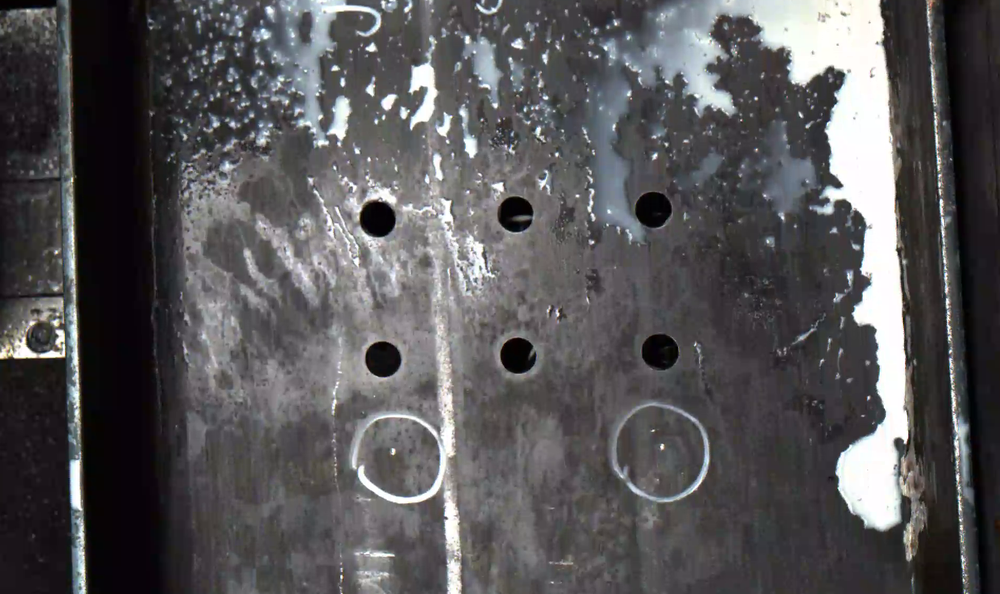
#> input picture vlcsnap2.png, 1000 x 594 px, shrunk from 1895 x 1126 before the run
$ python MD_align_video3.py
#> lines starting #> are read from the running program, lines starting #| are printed output that depends on the picture; after the words box and inside, x2 and y2 are one past the last pixel; in counts of white or black regions, pixels touching at a corner belong together; long printed decimals are rounded
import cv2
import numpy as np

# 步骤1：读取PNG图像
image = cv2.imread('vlcsnap2.png')  # 请将'path_to_your_image.png'替换为你的图像文件路径
#> image is the input picture: shape (594, 1000, 3); mean B, G, R 87.3, 85.3, 86.8

# 步骤2：将图像转换为灰度
gray_image = cv2.cvtColor(image, cv2.COLOR_BGR2GRAY)
cv2.imshow('gray_image', gray_image)
#gray_image 进行mean 和 dyn_threshold
blur_image = cv2.GaussianBlur(gray_image, (31, 31), 0)
cv2.imshow('blur_image', blur_image)
difference = cv2.absdiff(gray_image, blur_image)
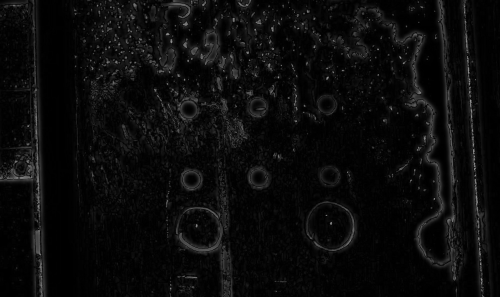
#> difference: shape (594, 1000) (shown at 1/2 size); min 0, max 174, mean 11

# 计算差异图像的均值，用作动态阈值
mean_diff = np.mean(difference)
#> mean_diff = 11.04
print("mean_diff:",mean_diff)
#| mean_diff: 11.043

# 应用动态阈值
_, dyn_thresholded = cv2.threshold(difference, 10, 255, cv2.THRESH_BINARY)
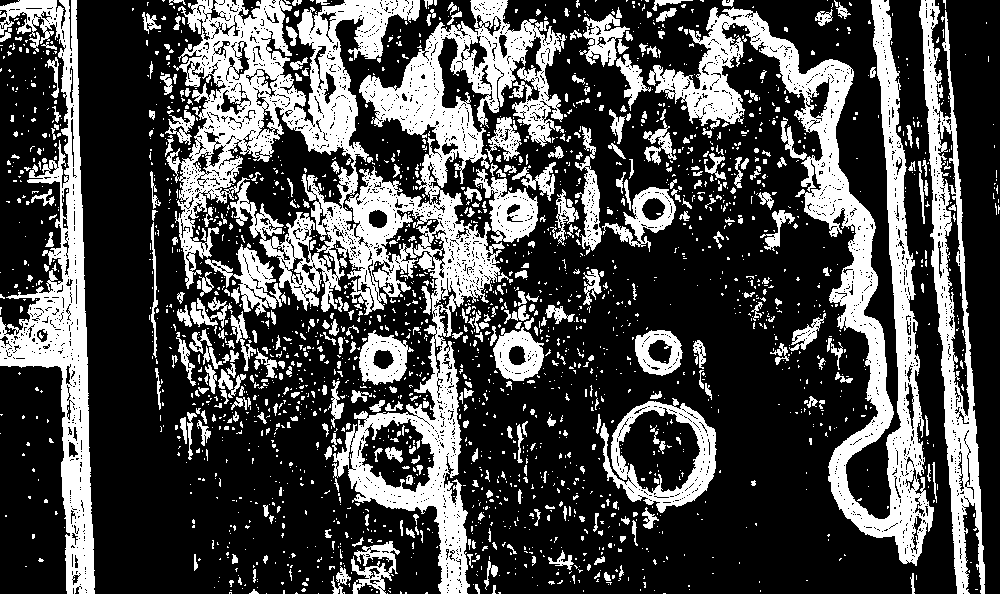
#> dyn_thresholded: shape (594, 1000); 29.8% white; 2288 white regions (1890 under 20 px), largest, box (x1, y1, x2, y2) and area: (166, 0, 566, 594) 63407, (647, 0, 934, 566) 30717, (0, 0, 95, 594) 17386


cv2.imshow('dyn_threshold', dyn_thresholded)

# 步骤3：创建一个垂直方向的结构元素

kernel = cv2.getStructuringElement(cv2.MORPH_RECT, (1, 4))  # 宽度为1，高度为5的矩形
kernel1 = cv2.getStructuringElement(cv2.MORPH_RECT, (2, 1))  # 宽度为1，高度为5的矩形
kernel2 = cv2.getStructuringElement(cv2.MORPH_RECT, (2, 2))
kernel3 = cv2.getStructuringElement(cv2.MORPH_RECT, (1, 1))
kernel4 = cv2.getStructuringElement(cv2.MORPH_ELLIPSE,(2,4))
#kernel5 为圆形，直径2
kernel5 = cv2.getStructuringElement(cv2.MORPH_ELLIPSE,(1,1))

# 步骤4：应用闭运算
#closed = cv2.morphologyEx(gray_image, cv2.MORPH_CLOSE, kernel)

#erosion0 = cv2.erode(dyn_thresholded, kernel3, iterations=1)
erosion = cv2.erode(dyn_thresholded, kernel4, iterations=1)
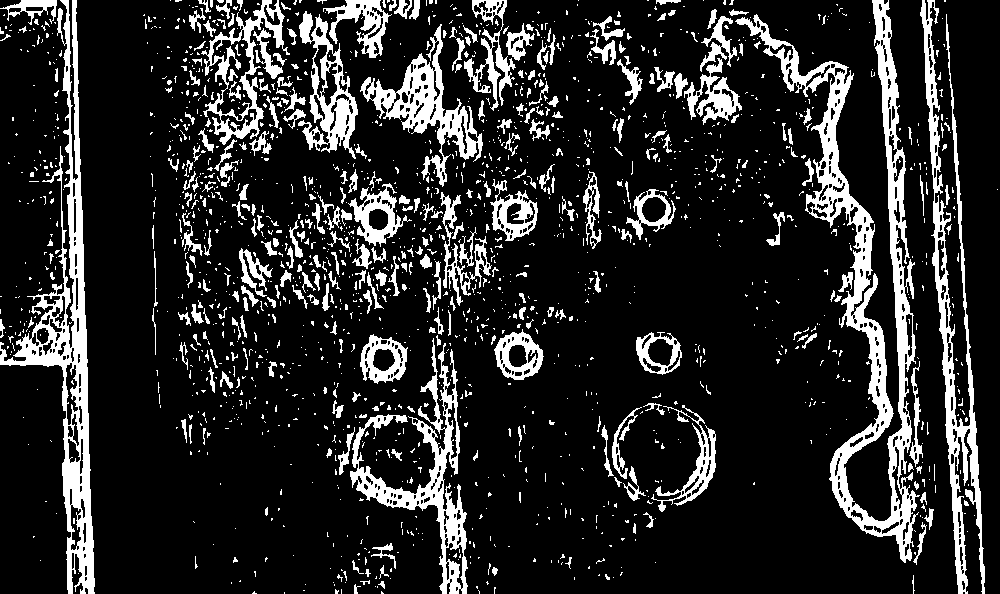
#> erosion: shape (594, 1000); 16.1% white; 1758 white regions (1439 under 20 px), largest, box (x1, y1, x2, y2) and area: (735, 0, 920, 563) 17075, (0, 0, 95, 594) 11082, (920, 0, 985, 594) 7514
erosion1 = cv2.erode(erosion, kernel1, iterations=3)
#> erosion1: shape (594, 1000); 7.1% white; 1056 white regions (852 under 20 px), largest, box (x1, y1, x2, y2) and area: (0, 178, 95, 594) 4525, (812, 184, 917, 561) 4515, (875, 0, 915, 474) 3024
dialeted = cv2.dilate(erosion1, kernel5, iterations=1)
#erosion2 = cv2.dilate(dialeted, kernel2, iterations=1)
#针对dialeted做一次闭区间操作

# 闭运算填充圆中的缺口
kernel_close = cv2.getStructuringElement(cv2.MORPH_ELLIPSE, (2, 2))
closed_image = cv2.morphologyEx(dyn_thresholded, cv2.MORPH_CLOSE, kernel_close)
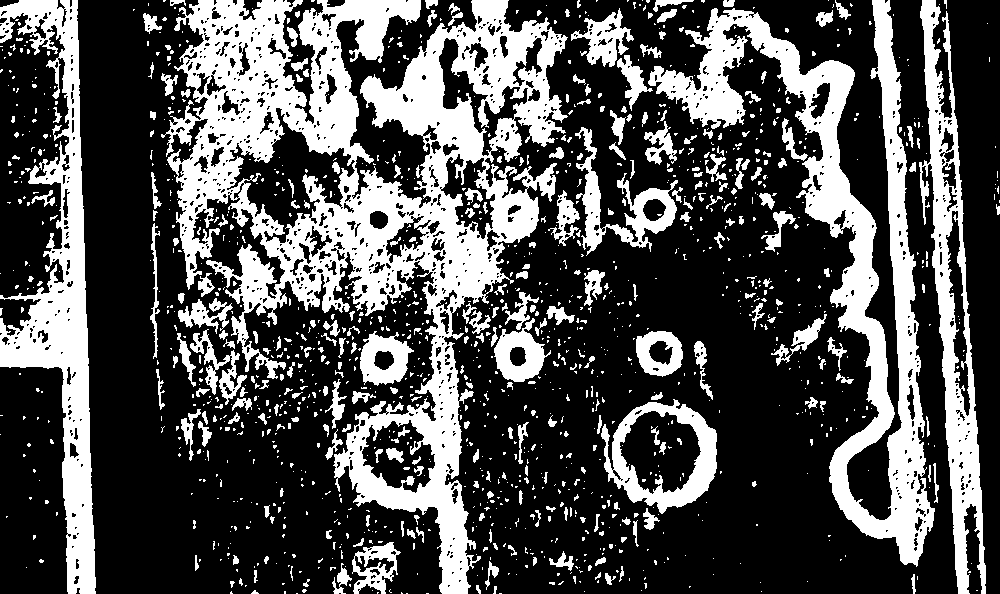
#> closed_image: shape (594, 1000); 31.6% white; 1381 white regions (1094 under 20 px), largest, box (x1, y1, x2, y2) and area: (161, 0, 568, 594) 78726, (648, 0, 935, 567) 32622, (0, 0, 96, 594) 19434

# 开运算移除直线
kernel_open = cv2.getStructuringElement(cv2.MORPH_RECT, (2, 2))
opened_image = cv2.morphologyEx(erosion, cv2.MORPH_OPEN, kernel_open)
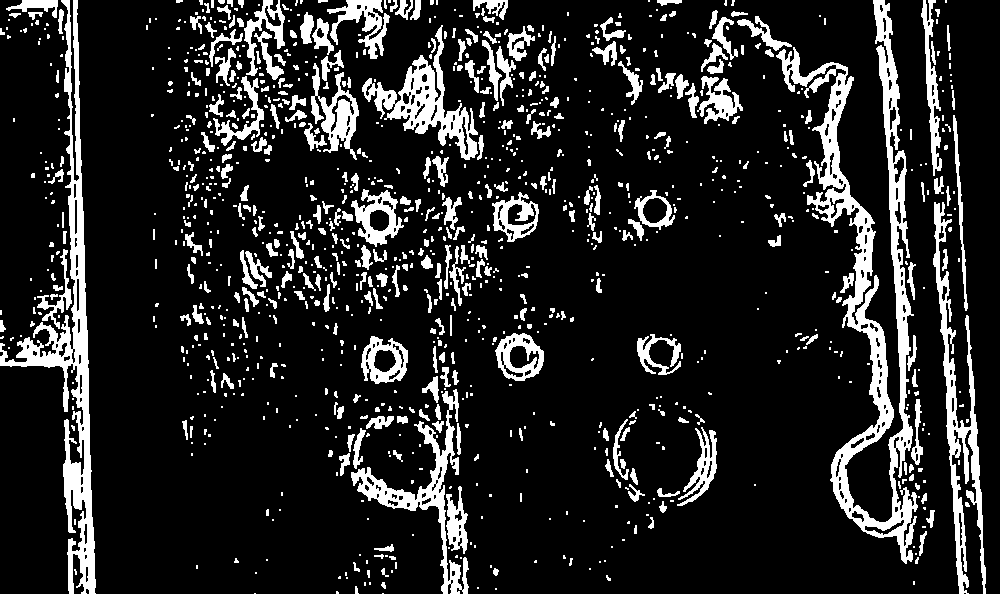
#> opened_image: shape (594, 1000); 14.7% white; 1163 white regions (763 under 20 px)

#closed = cv2.morphologyEx(dialeted, cv2.MORPH_CLOSE, kernel2)
#对erosion2做一次开区间操作

#opened = cv2.morphologyEx(dialeted, cv2.MORPH_OPEN, kernel2)

# 查找dialeted中的边界
contours, _ = cv2.findContours(opened_image, cv2.RETR_EXTERNAL, cv2.CHAIN_APPROX_SIMPLE)
#> contours = 1163 contours, 901 with area under 20; largest, box (x1, y1, x2, y2) and area: (776, 0, 918, 564) 15458, (0, 0, 96, 594) 8938, (362, 25, 478, 160) 4213, (933, 202, 986, 594) 4196, (351, 389, 469, 594) 3480
# 查找contours中的圆形

#在opened_image中找houghcircle
circles = cv2.HoughCircles(gray_image, cv2.HOUGH_GRADIENT, 1, 20, param1=50, param2=30, minRadius=50, maxRadius=100)
#> circles = 259 rows, first 8: [367.5, 299.5, 99.4], [373.5, 338.5, 99.4], [429.5, 272.5, 99.4], [398.5, 339.5, 99.4], [442.5, 315.5, 99.4], [401.5, 272.5, 99.4], [350.5, 321.5, 99.4], [252.5, 261.5, 99.4]

#imshow circles
if circles is not None:
    circles = np.uint16(np.around(circles))
#> circles = 259 rows, first 8: [368, 300, 99], [374, 338, 99], [430, 272, 99], [398, 340, 99], [442, 316, 99], [402, 272, 99], [350, 322, 99], [252, 262, 99]
    for i in circles[0, :]:
        # draw the outer circle
        cv2.circle(opened_image, (i[0], i[1]), i[2], (255, 0, 0), 2)
        # draw the center of the circle
        cv2.circle(opened_image, (i[0], i[1]), 2, (0, 255, 0), 5)
        print("center:",(i[0], i[1]),"radius:",i[2])
#> this loop made 259 passes
#> (printed output is left out)
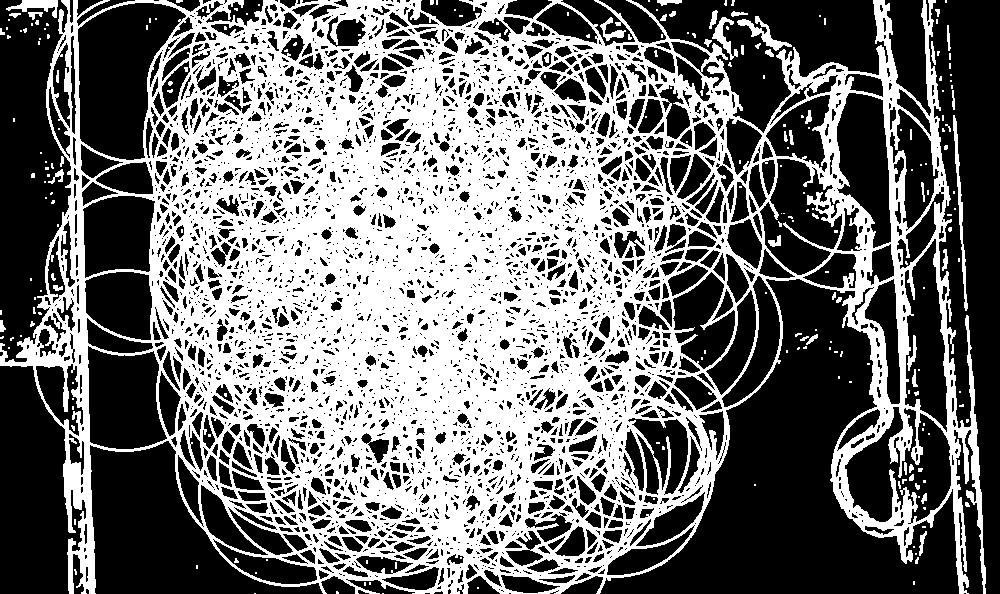
#> opened_image: shape (594, 1000); 44.6% white; 244 white regions (194 under 20 px), largest, box (x1, y1, x2, y2) and area: (0, 0, 986, 594) 258925, (953, 115, 968, 311) 634, (737, 16, 792, 51) 492
#print contours的个数
print(len(contours))


#contours画到dialeted上
#cv2.drawContours(erosion, contours, -1, (255, 0, 0), 2)
ci=0
for contour in contours:
    # 计算轮廓的周长
    perimeter = cv2.arcLength(contour, True)
    # 计算轮廓的面积
    area = cv2.contourArea(contour)

    if area > 50:  # 防止除以0的情况
        # 计算圆形度量
        circularity = (perimeter ** 2) / (4 * np.pi * area)

        # 设定圆形度量的阈值，例如0.8到1.2之间认为是圆形
        if 0.75 < circularity < 1.2:
            # 计算最小外接圆
            ci+=1
            (x, y), radius = cv2.minEnclosingCircle(contour)
            center = (int(x), int(y))
            radius = int(radius)

            print("center:",center,"radius:",radius)
            # 绘制圆形
            cv2.circle(erosion, center, radius, (255, 255, 0), 1)
#> this loop made 1163 passes
#> (perimeter, area, circularity) on passes 46, 50, 63, 79, 81, 84, 96, 105: (48.73, 51.5, 3.67), (57.8, 60, 4.43), (46.73, 58.5, 2.97), (61.21, 60.5, 4.93), (227.8, 781.5, 5.28), (74.67, 80.5, 5.51), (38.97, 55, 2.2), (69.21, 97.5, 3.91)
#> after the loop, ci = 0


print("ci:",ci)


# 显示原始图像和处理后的图像
#cv2.imshow('Original Image', image)
cv2.imshow("erosion Image", erosion)
cv2.imshow('erosion1 Image', erosion1)
#cv2.imshow('dialeted Image', dialeted)
cv2.imshow('opened Image', opened_image)
#cv2.imshow('closed Image', closed)

# 等待按键然后关闭所有窗口
cv2.waitKey(0)
cv2.destroyAllWindows()

$ run again, with vlcsnap3.png copied over vlcsnap2.png
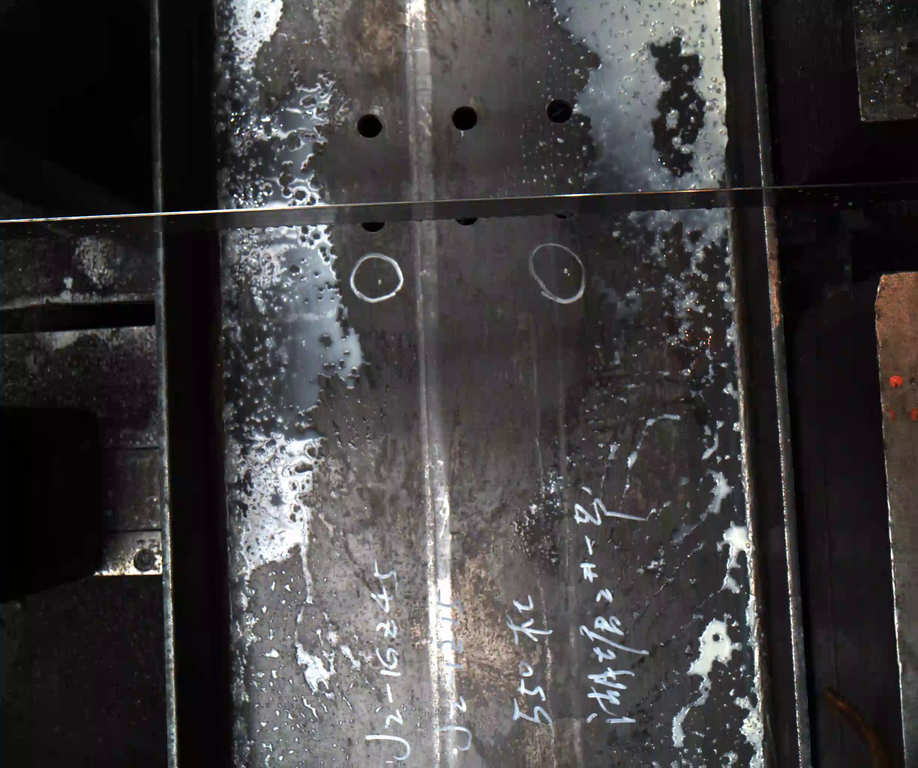
#> input picture vlcsnap3.png, 918 x 768 px, shrunk from 2448 x 2048 before the run
#> image is the input picture: shape (768, 918, 3); mean B, G, R 62.6, 61.4, 64
#> mean_diff = 10.47
#| mean_diff: 10.474
#> `_, dyn_thresholded = cv2.threshold(difference, 10, 255, cv2.THRESH_BIN..`:
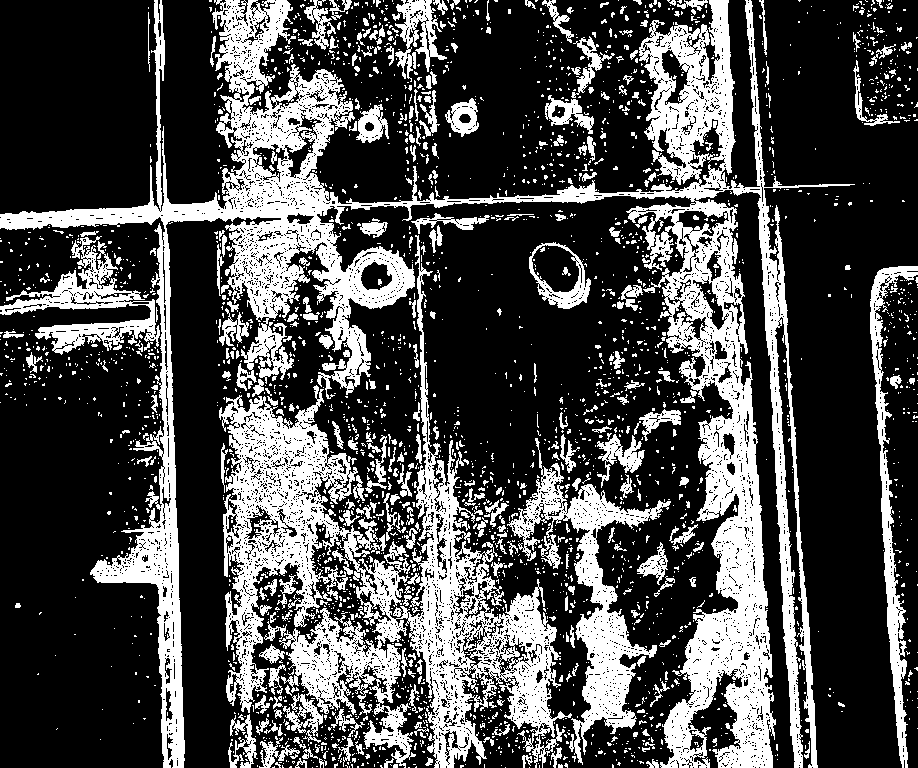
#> dyn_thresholded: shape (768, 918); 29.3% white; 2851 white regions (2503 under 20 px), largest, box (x1, y1, x2, y2) and area: (0, 0, 855, 768) 95851, (219, 235, 572, 768) 47894, (507, 438, 671, 765) 11089
#> erosion: shape (768, 918); 13.7% white; 2409 white regions (2025 under 20 px), largest, box (x1, y1, x2, y2) and area: (663, 307, 773, 768) 13759, (0, 160, 415, 308) 7557, (91, 226, 185, 768) 6633
#> erosion1: shape (768, 918); 5.3% white; 1386 white regions (1119 under 20 px), largest, box (x1, y1, x2, y2) and area: (718, 522, 768, 645) 1739, (164, 191, 330, 233) 1679, (0, 203, 161, 228) 1562
#> closed_image: shape (768, 918); 31.6% white; 1494 white regions (1265 under 20 px), largest, box (x1, y1, x2, y2) and area: (0, 0, 855, 768) 174062, (508, 439, 672, 765) 12248, (871, 267, 918, 768) 5370
#> contours = 1487 contours, 1170 with area under 20; largest, box (x1, y1, x2, y2) and area: (685, 377, 773, 768) 12833, (93, 229, 186, 768) 6278, (577, 538, 632, 735) 3926, (761, 208, 804, 768) 3596, (0, 194, 162, 230) 1911
#> `circles = cv2.HoughCircles(gray_image, cv2.HOUGH_GRADIENT, 1, 20, para..`: circles = 362 rows, first 8: [339.5, 551.5, 99.4], [395.5, 635.5, 99.4], [443.5, 615.5, 99.4], [414.5, 646.5, 99.4], [424.5, 542.5, 99.4], [367.5, 662.5, 99.4], [393.5, 655.5, 99.4], [479.5, 637.5, 99.4]
#> `circles = np.uint16(np.around(circles))`: circles = 362 rows, first 8: [340, 552, 99], [396, 636, 99], [444, 616, 99], [414, 646, 99], [424, 542, 99], [368, 662, 99], [394, 656, 99], [480, 638, 99]
#> the loop `for i in circles[0, :]:` made 362 passes
#> (printed output is left out)
#> after the loop `for i in circles[0, :]:`:
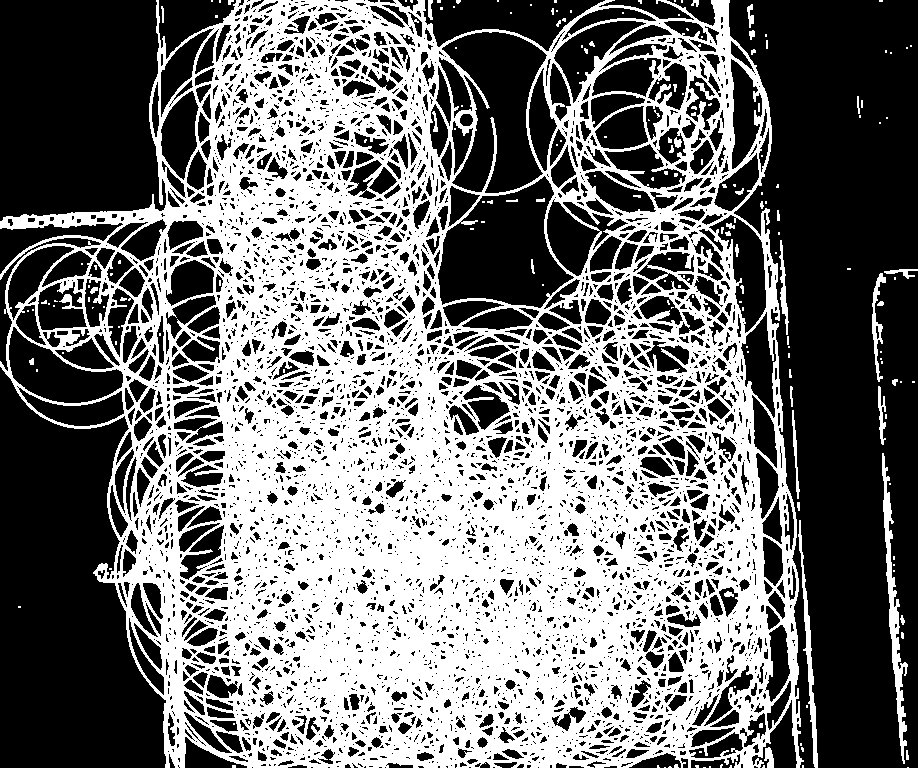
#> opened_image: shape (768, 918); 44.8% white; 196 white regions (152 under 20 px), largest, box (x1, y1, x2, y2) and area: (0, 0, 804, 768) 309153, (882, 453, 908, 764) 1964, (798, 520, 818, 768) 1031
#> the loop `for contour in contours:` made 1487 passes
#> (perimeter, area, circularity) on passes 54, 73, 81, 82, 86, 106, 115, 118: (60.14, 116, 2.48), (71.8, 108, 3.8), (75.11, 87, 5.16), (93.7, 136.5, 5.12), (75.8, 99, 4.62), (83.11, 115, 4.78), (52.38, 85.5, 2.55), (35.56, 62.5, 1.61)
#> after the loop `for contour in contours:`: ci = 0
